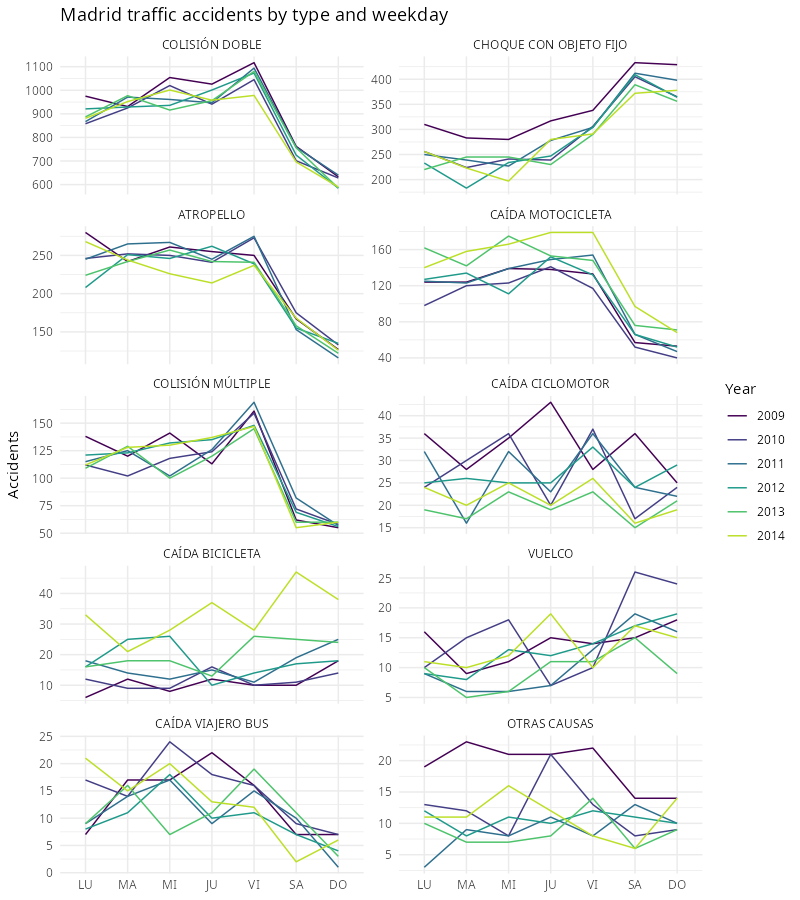

Source code (R):
#  ----------------------------------------------------------------------------
#  R PLOTS EXAMPLES
#  Madrid Traffic data: reading a multi-sheet Excel file
#  File: madrid_traffic.R
#  Enrique Pérez Herrero
#  04/Oct/2015
#  ----------------------------------------------------------------------------
#
#  Run from this folder: Rscript madrid_traffic.R
#  Data: Madrid city council open data portal, traffic accidents by type and
#  weekday, one sheet per year (2009-2014).
#  http://datos.madrid.es/egob/catalogo/207831-2-accidentes-trafico.xls

library(readxl)
library(dplyr)
library(tidyr)
library(ggplot2)

xls_file <- "03_accidentes_por_tipo_y_dia_semana_2013.xls"

weekdays_es <- c("LUNES", "MARTES", "MIERCOLES", "JUEVES",
                 "VIERNES", "SABADO", "DOMINGO")


read_year_sheet <- function(sheet) {
    # Reads one yearly sheet of the Excel file
    #
    # Sheets have a title block, a "Tipo Accidente" row with the accident types
    # and one row per weekday, but not always in the same rows (2013 is
    # shifted), so rows are located by their content.
    #
    # Returns:
    #   A long data frame with columns Year, Weekday, Type and Accidents.
    raw <- read_excel(xls_file, sheet = sheet, col_names = FALSE,
                      col_types = "text", .name_repair = "minimal")
    first_col <- trimws(raw[[1]])
    types     <- unlist(raw[which(first_col == "Tipo Accidente"), -1])
    keep      <- !is.na(types) & types != "Total"

    raw[first_col %in% weekdays_es, c(TRUE, keep)] |>
        setNames(c("Weekday", types[keep])) |>
        mutate(Weekday = trimws(Weekday)) |>
        pivot_longer(-Weekday, names_to = "Type", values_to = "Accidents") |>
        mutate(Year = as.integer(sheet), Accidents = as.integer(Accidents),
               .before = 1)
}

accidents <- excel_sheets(xls_file) |>
    lapply(read_year_sheet) |>
    bind_rows() |>
    mutate(Weekday = factor(Weekday, levels = weekdays_es),
           Type    = reorder(Type, -Accidents, sum))


# Plot: accidents by weekday for each accident type ---------------------------

p_accidents <- ggplot(accidents,
                      aes(Weekday, Accidents, colour = factor(Year), group = Year)) +
    geom_line() +
    facet_wrap(~ Type, scales = "free_y", ncol = 2) +
    scale_x_discrete(labels = substr(weekdays_es, 1, 2)) +
    scale_colour_viridis_d(end = .9) +
    labs(title = "Madrid traffic accidents by type and weekday",
         x = NULL, y = "Accidents", colour = "Year") +
    theme_minimal()

ggsave("madrid_traffic.png", p_accidents, width = 8, height = 9, dpi = 100, bg = "white")
